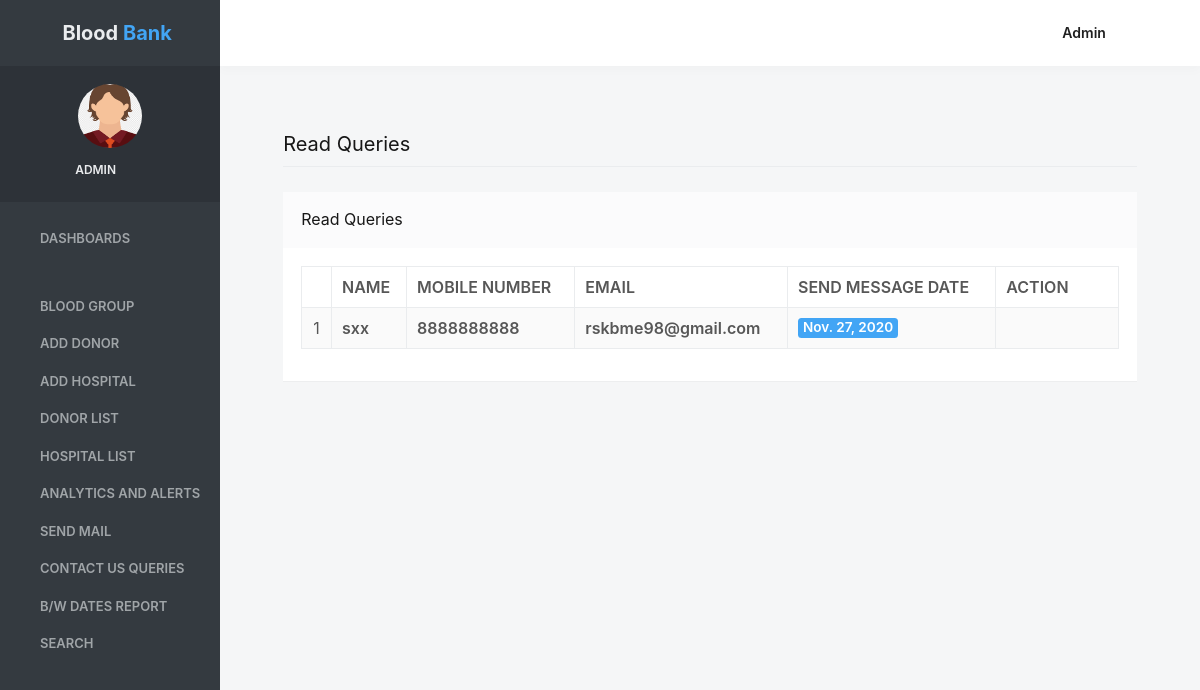
Screenshot of /read_queries (signed in) with the database file from the repository.
### bloodbank/models.py (models this page shows, shortened)
class Contact(models.Model):
    name = models.CharField(max_length=50)
    contact = models.CharField(max_length=15)
    emailid = models.CharField(max_length=40)
    message = models.CharField(max_length=300)
    mdate = models.DateField()
    isread = models.CharField(max_length=10)

### bloodbank/views.py (the view)
# urls.py: path('read_queries', read_queries, name='read_queries'),
def read_queries(request):
    if not request.user.is_authenticated:
        return redirect('login')
    contact = Contact.objects.all()
    d = {'contact': contact}
    return render(request, 'read_queries.html', d)

### bloodbank/templates/read_queries.html (shortened to what this page needs)
{% load static %}
{% block body %}
<html lang="en" class="no-focus">
    <head>
       <link rel="stylesheet" href="{% static 'adminassets/js/plugins/datatables/dataTables.bootstrap4.min.css' %}">
        <link rel="stylesheet" id="css-main" href="{% static 'adminassets/css/codebase.min.css' %}">
    </head>
    <body>
        <div id="page-container" class="sidebar-o sidebar-inverse side-scroll page-header-fixed main-content-narrow">
           {% include 'sidebar.html' %}
            {% include 'admin_nav.html' %}
            <main id="main-container">
                <div class="content">
                    <h2 class="content-heading">Read Queries</h2>
                    <div class="block">
                        <div class="block-header block-header-default">
                            <h3 class="block-title">Read Queries</h3>
                        </div>
                        <div class="block-content block-content-full">
                            <table class="table table-bordered table-striped table-vcenter js-dataTable-full-pagination">
                                <thead>
                                    <tr>
                                        <th class="text-center"></th>
                                        <th class="d-none d-sm-table-cell">Name</th>
                                        <th class="d-none d-sm-table-cell">Mobile Number</th>
                                        <th class="d-none d-sm-table-cell">Email</th>
                                        <th class="d-none d-sm-table-cell">Send Message Date</th>
                                        <th class="d-none d-sm-table-cell" style="width: 15%;">Action</th>
                                       </tr>
                                </thead>
                                <tbody>
{% for i in contact %}
   {% if i.isread == "yes" %}
                                    <tr>
                                        <td class="text-center">{{forloop.counter}}</td>
                                        <td class="font-w600">{{i.name}}</td>
                                        <td class="font-w600">{{i.contact}}</td>
                                        <td class="font-w600">{{i.emailid}}</td>
                                        <td class="font-w600">
                                            <span class="badge badge-primary">{{i.mdate}}</span>
                                        </td>
                                         <td class="d-none d-sm-table-cell"><a href="{% url 'view_queries' i.id %}"><i class="fa fa-eye" aria-hidden="true"></i></a></td>
                                    </tr>
    {% endif %}
 {% endfor %}
                                </tbody>
                            </table>
                        </div>
                    </div>
                </div>
            </main>
        </div>
    </body>
</html>
{% endblock %}

### bloodbank/templates/sidebar.html (shortened to what this page needs)
{% load static %}
   <nav id="sidebar">
                <div id="sidebar-scroll">
                    <div class="sidebar-content">
                        <div class="content-header content-header-fullrow px-15">
                            <div class="content-header-section text-center align-parent sidebar-mini-hidden">
                                <div class="content-header-item">
                                    <a class="link-effect font-w700" href="{% url 'admin_home' %}">
                                        <i class="si si-fire text-primary"></i>
                                        <span class="font-size-xl text-dual-primary-dark">Blood </span><span class="font-size-xl text-primary">Bank</span>
                                    </a>
                                </div>
                            </div>
                        </div>
                        <div class="content-side content-side-full content-side-user px-10 align-parent">
                            <div class="sidebar-mini-hidden-b text-center">
                                <a class="img-link" href="be_pages_generic_profile.html">
                                    <img class="img-avatar" src="{% static 'adminassets/img/avatars/avatarboy729.png' %}" alt="">
                                </a>
                                <ul class="list-inline mt-10">
                                    <li class="list-inline-item">
                                        <a class="link-effect text-dual-primary-dark font-size-xs font-w600 text-uppercase" href="#">{{request.user.username}}</a>
                                    </li>
                                    <li class="list-inline-item">
                                        <a class="link-effect text-dual-primary-dark" href="{% url 'logout' %}">
                                            <i class="si si-logout"></i>
                                        </a>
                                    </li>
                                </ul>
                            </div>
                        </div>
                        <div class="content-side content-side-full">
                            <ul class="nav-main">
                                <li class="open">
                                    <a href="{% url 'admin_home' %}"><i class="si si-cup"></i><span class="sidebar-mini-hide">Dashboards</span></a>
                                </li>
                                <li class="nav-main-heading"><span class="sidebar-mini-visible">UI</span></li>
                                <li>
                                    <a class="nav-submenu" data-toggle="nav-submenu"><i class="si si-puzzle"></i>Blood Group</a>
                                </li>
                               <li>
                                    <a  href="{% url 'add_donor' %}"><i class="fa fa-edit"></i><span class="sidebar-mini-hide">Add Donor</span></a>
                                </li>
                                <li>
                                    <a  href="{% url 'add_hospital' %}"><i class="fa fa-edit"></i><span class="sidebar-mini-hide">Add Hospital</span></a>
                                </li>
                                <li>
                                    <a  href="{% url 'donorlist' %}"><i class="fa fa-users"></i><span class="sidebar-mini-hide">Donor List</span></a>
                                </li>
                                <li>
                                    <a  href="{% url 'hospitallist' %}"><i class="fa fa-users"></i><span class="sidebar-mini-hide">Hospital List</span></a>
                                </li>
                                  <li>
                                    <a  href="{% url 'graphData' %}"><i class="fa fa-users"></i><span class="sidebar-mini-hide">Analytics and Alerts</span></a>
                                </li>
                                 <li>
                                    <a  href="{% url 'sendmail' %}"><i class="fa fa-users"></i><span class="sidebar-mini-hide">Send Mail</span></a>
                                </li>
                                <li>
                                    <a class="nav-submenu" data-toggle="nav-submenu" href="#"><i class="si si-user"></i><span class="sidebar-mini-hide">Contact Us Queries</span></a>
                                </li>
                                <li>
                                    <a  href="{% url 'betweendate_report' %}"><i class="si si-vector"></i><span class="sidebar-mini-hide">B/w Dates Report</span></a>
                                </li>
                                <li>
                                    <a class="nav-submenu" data-toggle="nav-submenu" href="#"><i class="si si-trophy"></i><span class="sidebar-mini-hide">Search</span></a>
                                </li>
                            </ul>
                        </div>
                    </div>
                </div>
            </nav>

### bloodbank/templates/admin_nav.html (shortened to what this page needs)
{% load static %}
            <header id="page-header">
                <div class="content-header">
                    <div class="content-header-section">
                        <button type="button" class="btn btn-circle btn-dual-secondary" data-toggle="layout" data-action="sidebar_toggle">
                            <i class="fa fa-navicon"></i>
                        </button>
                        <div class="btn-group" role="group">
                            <button type="button" class="btn btn-circle btn-dual-secondary" id="page-header-options-dropdown" data-toggle="dropdown" aria-haspopup="true" aria-expanded="false">
                                <i class="fa fa-wrench"></i>
                            </button>
                        </div>
                        <div class="btn-group" role="group">
                            <button type="button" class="btn btn-circle btn-dual-secondary" id="page-header-themes-dropdown" data-toggle="dropdown" aria-haspopup="true" aria-expanded="false">
                                <i class="fa fa-paint-brush"></i>
                            </button>
                        </div>
                    </div>
                    <div class="content-header-section">
                        <div class="btn-group" role="group">
                            <button type="button" class="btn btn-rounded btn-dual-secondary text-capitalize" id="page-header-user-dropdown" data-toggle="dropdown" aria-haspopup="true" aria-expanded="false">
                                {{request.user.username}}<i class="fa fa-angle-down ml-5"></i>
                            </button>
                        </div>
                    </div>
                </div>
            </header>

### rows the page displays
Contact: name "sxx", contact "8888888888", emailid "rskbme98@gmail.com", mdate "Nov. 27, 2020"

### other values shown
{{ request.user.username }} "ADMIN"
{{ request.user.username }} "Admin"
